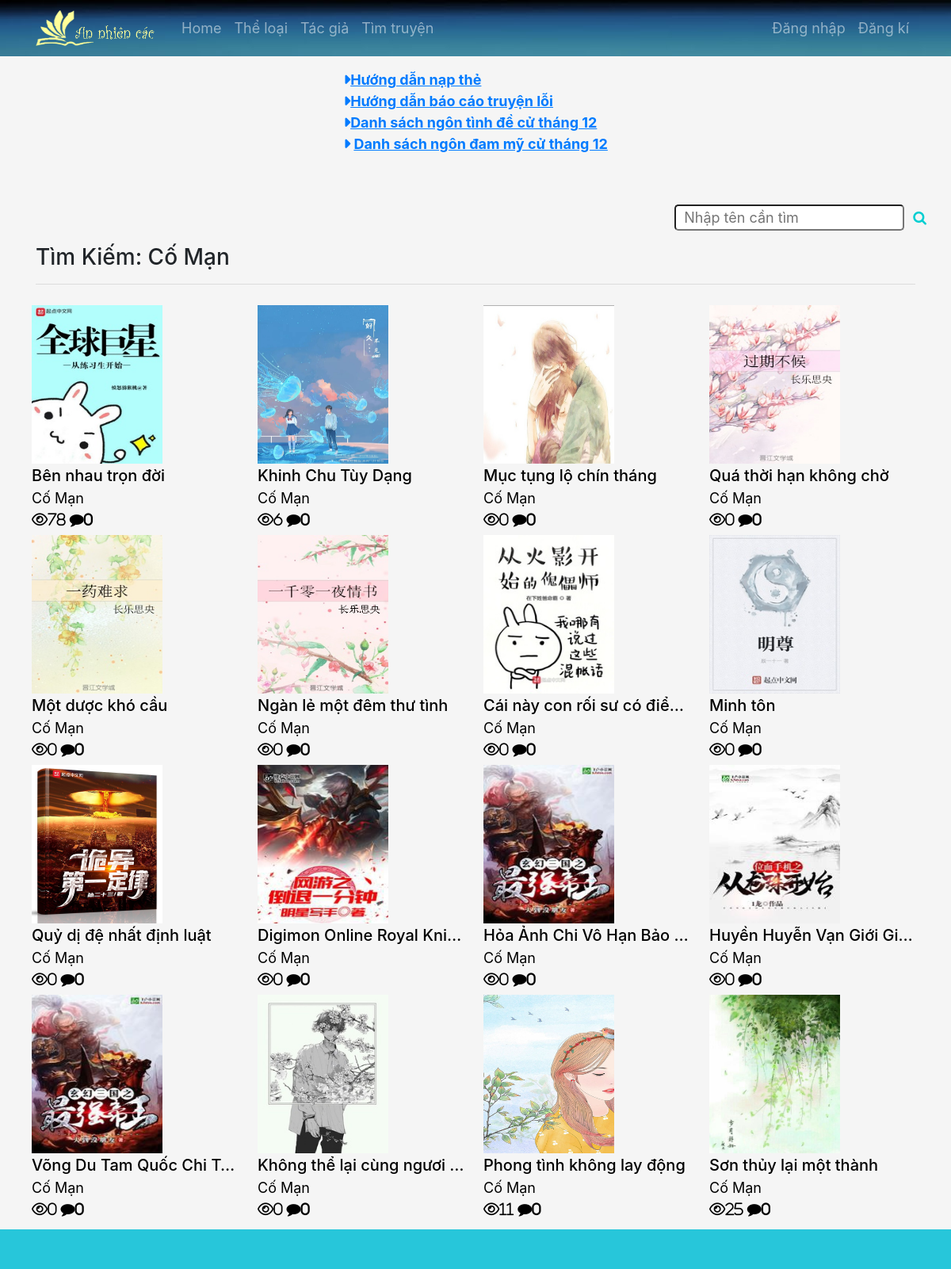
The page /timkiem.php?tacgia=TG1 on the database its author committed.
### tables this page shows
CREATE TABLE `tac_gia` (
  `ma_tac_gia` char(7) NOT NULL,
  `ten_tac_gia` varchar(30) NOT NULL
);

CREATE TABLE `sach` (
  `ma_sach` char(7) NOT NULL,
  `ten_sach` varchar(100) NOT NULL,
  `mo_ta` varchar(500) DEFAULT NULL,
  `tinh_trang` varchar(15) NOT NULL,
  `hinh_anh` char(40) NOT NULL,
  `ma_tac_gia` char(7) NOT NULL,
  `luot_doc` int(11) NOT NULL,
  `gia_tien` int(11) NOT NULL,
  `khoa` int(11) NOT NULL
);

### timkiem.php (the view, shortened to what this page needs)
<?php
include 'function.php';
if(isset($_GET['tacgia'])){
    $result=mysqli_query($conn,"select * from sach where ma_tac_gia='".$_GET['tacgia']."'");
    $tacgia=mysqli_query($conn,"select * from tac_gia where ma_tac_gia='".$_GET['tacgia']."'");
    $ten=mysqli_fetch_array($tacgia);
    $search=$ten['ten_tac_gia'];
}
?>
<div class="container">
    <br>
    <div ><h3> Tìm Kiếm: <?php echo $search; ?> </h3></div>
    <hr>
    <div class="chuongmoi">
        <div class="row">
            <?php if(mysqli_num_rows($result) > 0 ){
                    while ($row = mysqli_fetch_array($result)){
                        $ma_sach=$row['ma_sach'];
                        $result1  = mysqli_query($conn,"select count(ma_binh_luan) from binh_luan where ma_sach='".$ma_sach."'");
                        $row1 = mysqli_fetch_array($result1);
                        $result2 = mysqli_query($conn,"select ten_tac_gia from tac_gia where ma_tac_gia = '".$row['ma_tac_gia']."'");
                        $row2 = mysqli_fetch_array($result2);
                        $luotdoc=luotdoc($ma_sach);
                        echo'
                        <div class="book-item col-lg-3" >
                            <a href="chitiettruyen.php?masach='.$ma_sach.'" data-toggle="tooltip"  data-placement="bottom" title="'.$row['ten_sach'].'">
                                <div class="img-cover">
                                        <img src="./truyen/'.$row['ten_sach'].'/'.$row['hinh_anh'].'">
                                </div>
                                <div class="infor">
                                    <div class="infor-item">
                                            '.$row['ten_sach'].'
                                    </div>
                                    <div class="author">
                                            '.$row2['ten_tac_gia'].'
                                    </div>
                                    <div class="view-sach">
                                        <i class="fa fa-eye" aria-hidden="true" style=" font-weight: 100;">'.$luotdoc.'</i>
                                        <i class="fa fa-comment" aria-hidden="true" style=" font-weight: 100;">'.$row1['count(ma_binh_luan)'].'</i>
                                    </div>
                                </div>
                            </a>
                        </div>';
                    }
                }
                else{
                    echo 'Không tìm thấy!
                    <br><br><br><br><br><br><br><br><br><br><br>';
                }?>
        </div>
    </div>
</div>

### main.css (style rules this page uses)
html { height: 100%; }
.img-cover img { width: 165px; height: 200px; }
.infor { height: 85px; }
.book-item a { color: black; text-decoration: none; }
.book-item { height: 290px; padding: 10px; }
.infor-item { overflow: hidden; text-overflow: ellipsis; white-space:nowrap; font-size: 20px; font-weight: 500; }

### rows shown on the page
tac_gia: ten_tac_gia "Cố Mạn"
sach: ten_sach+hinh_anh (picture), ten_sach "Bên nhau trọn đời", ma_tac_gia.ten_tac_gia "Cố Mạn", luotdoc "78", count "0"
sach: ten_sach+hinh_anh (picture), ten_sach "Khinh Chu Tùy Dạng", ma_tac_gia.ten_tac_gia "Cố Mạn", luotdoc "6", count "0"
sach: ten_sach+hinh_anh (picture), ten_sach "Mục tụng lộ chín tháng", ma_tac_gia.ten_tac_gia "Cố Mạn", luotdoc "0", count "0"
sach: ten_sach+hinh_anh (picture), ten_sach "Quá thời hạn không chờ", ma_tac_gia.ten_tac_gia "Cố Mạn", luotdoc "0", count "0"
sach: ten_sach+hinh_anh (picture), ten_sach "Một dược khó cầu", ma_tac_gia.ten_tac_gia "Cố Mạn", luotdoc "0", count "0"
sach: ten_sach+hinh_anh (picture), ten_sach "Ngàn lẻ một đêm thư tình", ma_tac_gia.ten_tac_gia "Cố Mạn", luotdoc "0", count "0"
sach: ten_sach+hinh_anh (picture), ten_sach "Cái này con rối sư có điể…", ma_tac_gia.ten_tac_gia "Cố Mạn", luotdoc "0", count "0"
sach: ten_sach+hinh_anh (picture), ten_sach "Minh tôn", ma_tac_gia.ten_tac_gia "Cố Mạn", luotdoc "0", count "0"
sach: ten_sach+hinh_anh (picture), ten_sach "Quỷ dị đệ nhất định luật", ma_tac_gia.ten_tac_gia "Cố Mạn", luotdoc "0", count "0"
sach: ten_sach+hinh_anh (picture), ten_sach "Digimon Online Royal Kni…", ma_tac_gia.ten_tac_gia "Cố Mạn", luotdoc "0", count "0"
sach: ten_sach+hinh_anh (picture), ten_sach "Hỏa Ảnh Chi Vô Hạn Bảo…", ma_tac_gia.ten_tac_gia "Cố Mạn", luotdoc "0", count "0"
sach: ten_sach+hinh_anh (picture), ten_sach "Huyền Huyễn Vạn Giới Gi…", ma_tac_gia.ten_tac_gia "Cố Mạn", luotdoc "0", count "0"
sach: ten_sach+hinh_anh (picture), ten_sach "Võng Du Tam Quốc Chi T…", ma_tac_gia.ten_tac_gia "Cố Mạn", luotdoc "0", count "0"
sach: ten_sach+hinh_anh (picture), ten_sach "Không thể lại cùng ngươi…", ma_tac_gia.ten_tac_gia "Cố Mạn", luotdoc "0", count "0"
sach: ten_sach+hinh_anh (picture), ten_sach "Phong tình không lay động", ma_tac_gia.ten_tac_gia "Cố Mạn", luotdoc "11", count "0"
sach: ten_sach+hinh_anh (picture), ten_sach "Sơn thủy lại một thành", ma_tac_gia.ten_tac_gia "Cố Mạn", luotdoc "25", count "0"
